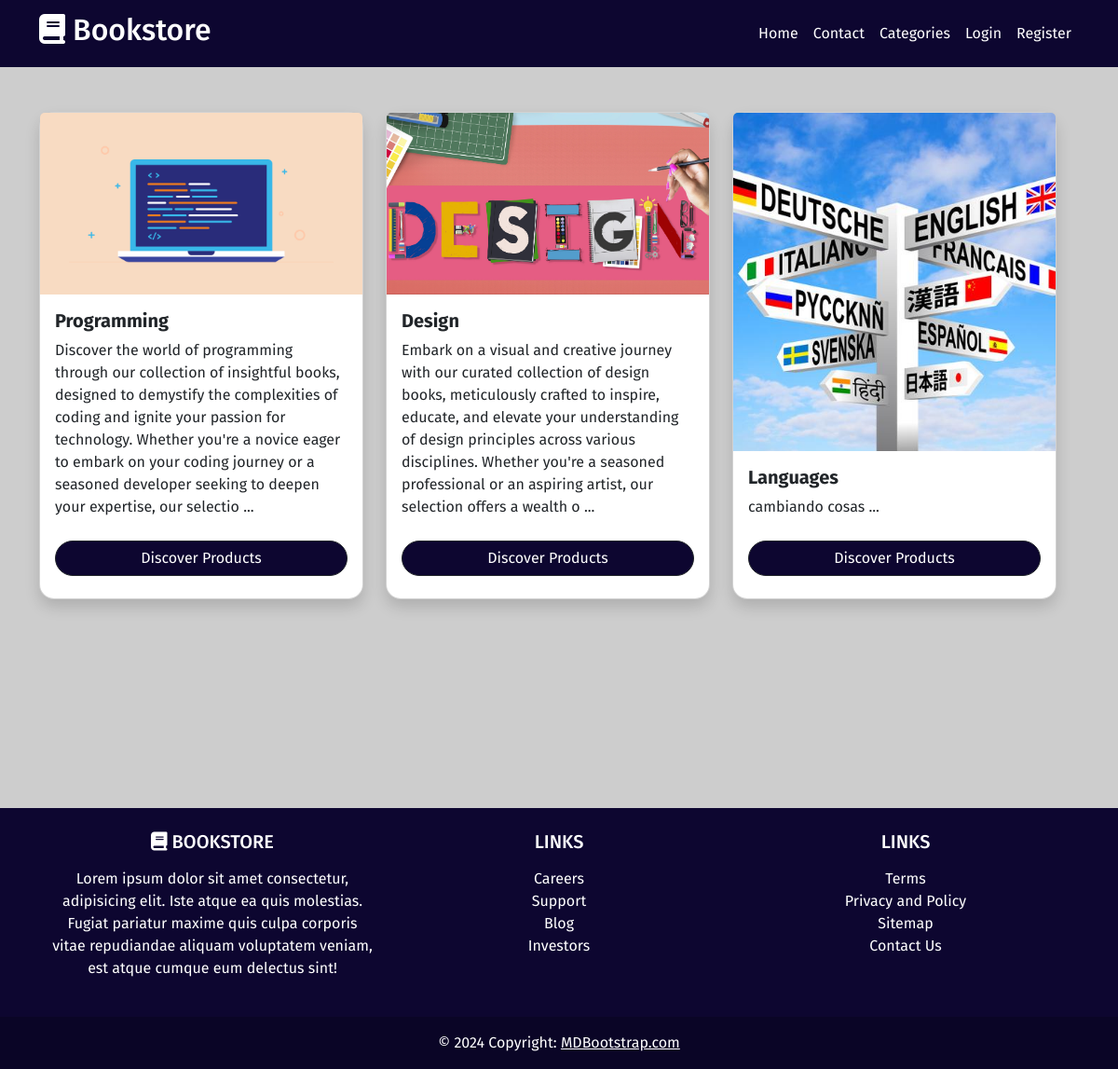
/categories/index.php, run on the app's committed database.
### tables this page shows
CREATE TABLE `categories` (
  `id` int(3) NOT NULL,
  `name` varchar(200) NOT NULL,
  `description` text NOT NULL,
  `image` varchar(200) NOT NULL,
  `created_at` timestamp NOT NULL DEFAULT current_timestamp()
);

### categories/index.php (the view)
<?php require '../includes/header.php'; ?>
<?php require '../config/config.php'; ?>
<?php
    $select = $conn->query("SELECT * FROM categories");
    $select->execute();
    $allCategories = $select->fetchAll(PDO::FETCH_OBJ);
?>
    <div class="container" style="font-family: 'Fira Sans', sans-serif">
        <div class="row mt-5" style="margin-bottom: 100px">
            <div class="row">
                <?php foreach ($allCategories as $category): ?>
                    <div class="col-lg-4 col-md-6 col-sm-10 offset-md-0 offset-sm-1 mb-4">
                        <div class="card h-100 shadow rounded-4" >
                            <img
                                src="../images/<?php echo $category->image; ?>"
                                class="card-img-top h-100"
                                style="object-fit: cover;"
                                height="213px"
                                alt="<?php echo $category->name; ?> image">
                            <div class="card-body d-flex flex-column" >
                                <h5 class="card-title"><b><?php echo $category->name; ?></b> </h5>
                                <p class="card-text"><?php echo substr($category->description , 0 , 300) . ' ...'; ?></p>
                                <a
                                    href="<?php echo APPURL; ?>/categories/single-category.php?id=<?php echo $category->id; ?>"
                                    class="btn btn-dark w-100 rounded-pill my-2" style="background-color: #0D0630;">
                                    Discover Products
                                </a>
                            </div>
                        </div>
                    </div>
                <?php endforeach; ?>
            </div>
        </div>
    </div>
<?php require '../includes/footer.php'; ?>

### includes/header.php (shortened to what this page needs)
<!doctype html>
<html lang="en">
  <head>
    <link href="https://cdn.jsdelivr.net/npm/bootstrap@5.3.3/dist/css/bootstrap.min.css" rel="stylesheet">
    </head>
  <body style="background-color: #CDCDCD">
    <nav class="navbar navbar-expand-lg" style="background-color: #0D0630; font-family: 'Fira Sans', sans-serif"" >
    <div class="container" style="margin-top: none">
        <a class="navbar-brand text-white" href=" <?php echo APPURL; ?>"><h2><i class="fa-solid fa-book"></i>  Bookstore</h2></a>
        <div class="collapse navbar-collapse" id="navbarSupportedContent">
        <ul class="navbar-nav ms-auto mb-2 mb-lg-0">
            <li class="nav-item">
            <a class="nav-link active  text-white" aria-current="page" href="<?php echo APPURL; ?>">Home</a>
            </li>
            <li class="nav-item ">
            <a class="nav-link  text-white " aria-current="page" href=" <?php echo APPURL; ?>/contact.php">Contact</a>
            </li>
            <li class="nav-item">
            <a class="nav-link active  text-white" aria-current="page" href=" <?php echo APPURL; ?>/categories/index.php">Categories</a>
            </li>
            <?php if(isset($_SESSION['username'])): ?>
                <li class="nav-item">
                <a class="nav-link active  text-white" aria-current="page" href=" <?php echo APPURL; ?>/shopping/cart.php"><i class="fas fa-shopping-cart"></i> (<?php echo $getNumber->num_products; ?>)</a>
                </li>
                <li class="nav-item dropdown">
                <a class="nav-link dropdown-toggle  text-white" href="#" id="navbarDropdown" role="button" data-bs-toggle="dropdown" aria-expanded="false">
                    <?php echo $_SESSION['username']; ?>
                </a>
                <ul class="dropdown-menu" aria-labelledby="navbarDropdown">
                    <li><a class="dropdown-item" href="<?php echo APPURL; ?>/users/orders.php?id=<?php echo $_SESSION['user_id']; ?>">My orders</a></li>
                    <li><hr class="dropdown-divider"></li>
                    <li><a class="dropdown-item" href="<?php echo APPURL;?>/auth/logout.php">Logout</a></li>
                </ul>
                </li>
            <?php else: ?>
                <li class="nav-item">
                    <a class="nav-link  text-white" href=" <?php echo APPURL; ?>/auth/login.php">Login</a>
                </li>
                <li class="nav-item">
                    <a class="nav-link  text-white" href=" <?php echo APPURL; ?>/auth/register.php">Register</a>
                </li>
            <?php endif; ?>
        </ul>
        </div>
    </div>
    </nav>

### includes/footer.php (shortened to what this page needs)
       <footer class="text-center text-white" style="background-color: #0D0630; margin-top: 200px; font-family: 'Fira Sans', sans-serif">
       <div class="container p-4">
           <div class="row">
               <div class="col-lg-4 col-md-6 mb-4 mb-md-0">
                   <h5 class="text-uppercase"><i class="fa-solid fa-book"></i> Bookstore</h5>
                   <p class="mt-3">Lorem ipsum dolor sit amet consectetur, adipisicing elit. Iste atque ea quis molestias. Fugiat pariatur maxime quis culpa corporis vitae repudiandae aliquam voluptatem veniam, est atque cumque eum delectus sint!</p>
               </div>
               <div class="col-lg-4 col-md-6 mb-4 mb-md-0">
                   <h5 class="text-uppercase">Links</h5>
                   <ul class="list-unstyled mt-3">
                       <li><a href="#" class="text-white" style="text-decoration: none">Careers</a></li>
                       <li><a href="#" class="text-white" style="text-decoration: none">Support</a></li>
                       <li><a href="#" class="text-white" style="text-decoration: none">Blog</a></li>
                       <li><a href="#" class="text-white" style="text-decoration: none">Investors</a></li>
                   </ul>
               </div>
               <div class="col-lg-4 col-md-6 mb-4 mb-md-0">
                   <h5 class="text-uppercase">Links</h5>
                   <ul class="list-unstyled mt-3">
                       <li><a href="#" class="text-white" style="text-decoration: none">Terms</a></li>
                       <li><a href="#" class="text-white" style="text-decoration: none">Privacy and Policy</a></li>
                       <li><a href="#" class="text-white" style="text-decoration: none">Sitemap</a></li>
                       <li><a href="#" class="text-white" style="text-decoration: none">Contact Us</a></li>
                   </ul>
               </div>
           </div>
       </div>
       <div class="text-center p-3" style="background-color: rgba(0, 0, 0, 0.2);">
           &copy; 2024 Copyright:
           <a class="text-white" href="https://mdbootstrap.com/">MDBootstrap.com</a>
       </div>
       </footer>
 </body>
</html>

### data on the page
categories: image (picture), name "Programming", description "Discover the world of programming through our collection of insightful books, designed to demystify the complexities of coding and ignite your passion for technology. Whether you're a novice eager to embark on your coding journey or a seasoned developer seeking to deepen your expertise, our selectio"
categories: image (picture), name "Design", description "Embark on a visual and creative journey with our curated collection of design books, meticulously crafted to inspire, educate, and elevate your understanding of design principles across various disciplines. Whether you're a seasoned professional or an aspiring artist, our selection offers a wealth o"
categories: image (picture), name "Languages", description "cambiando cosas"
